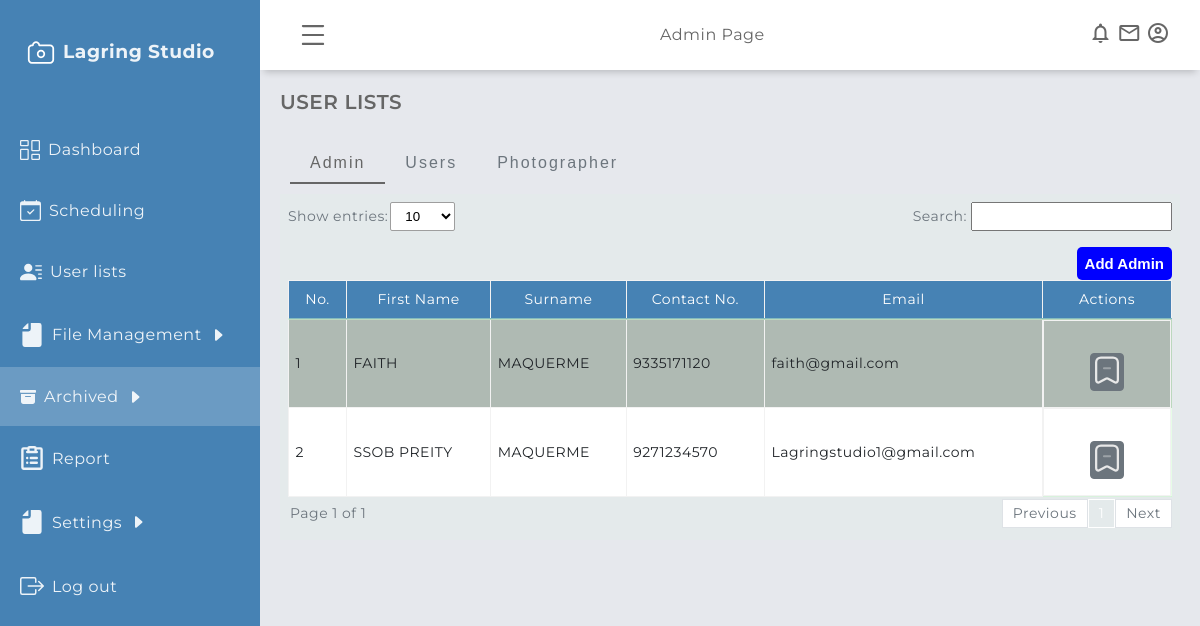
The app's page /admin/archived_user_list.php (signed in), older data.
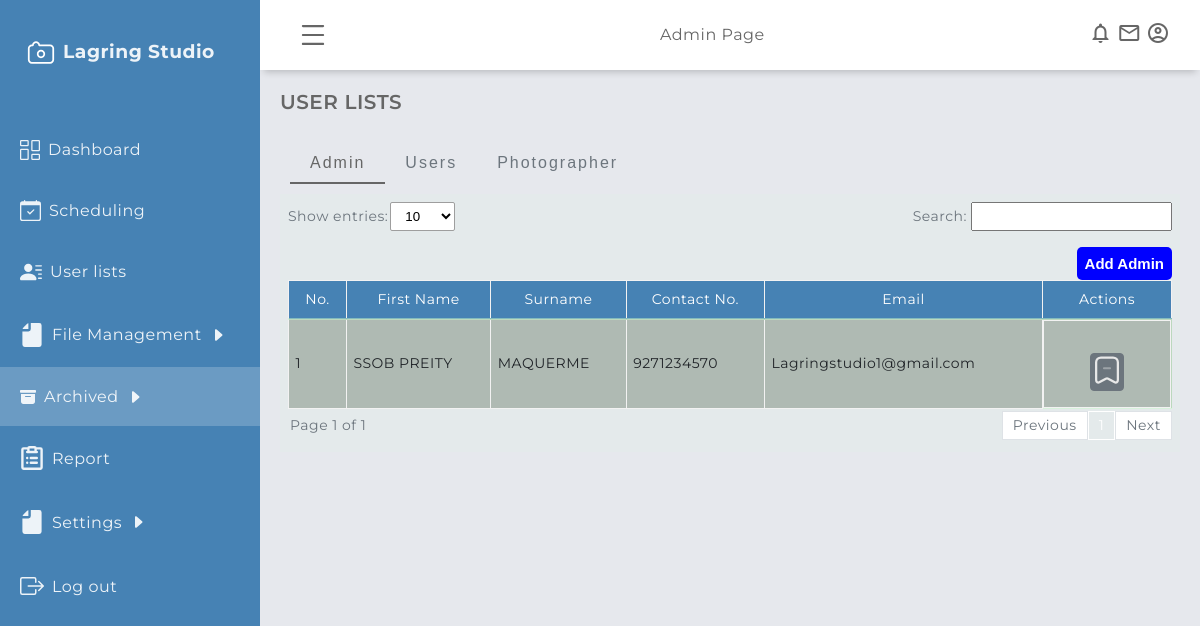
The same page, newer data.
### tables this page shows
CREATE TABLE IF NOT EXISTS `users` (
  `user_id` int NOT NULL AUTO_INCREMENT,
  `firstname` varchar(200) NOT NULL,
  `middlename` varchar(200) NOT NULL,
  `surname` varchar(200) NOT NULL,
  `registration_date` datetime NOT NULL DEFAULT CURRENT_TIMESTAMP,
  `contact` bigint NOT NULL,
  `email` varchar(200) NOT NULL,
  `password` varchar(200) NOT NULL,
  `role` varchar(250) NOT NULL,
  `archived_flag` int NOT NULL,
  PRIMARY KEY (`user_id`)
);

### admin/archived_user_list.php (the view, shortened to what the changed rows need)
<?php include('session.php'); ?>
<!DOCTYPE html>
<html lang="en">
    <head>
        <link rel="stylesheet" href="../assets/admin/css/dashboardcontainer.css" />
        <link rel="stylesheet" href="../assets/global/css/design.css" />
        <link rel="stylesheet" href="../assets/global/css/table.css" />
        <link rel="stylesheet" href="../assets/global/css/global.css" />
        <link rel="stylesheet" href="../assets/admin/css/services.css" />
    </head>
    <body>
        <div class="grid-container">
            <main class="main-container">
                <div class="container bg-dirty py-2 my-0 px-2">
                    <div class= "showAndSearch  text-secondary align-items-center mb-1">
                        <div id="table1" class="table-group-container active">
                            <table id="table1" class="table table-striped table-bordered w-100">
                                <thead>
                                    <tr>
                                        <th>No.</th>
                                        <th>First Name</th>
                                        <th>Surname</th>
                                        <th>Contact No.</th>
                                        <th>Email</th>
                                        <th>Actions</th>
                                    </tr>
                                </thead>
                                <tbody>
                                <?php
                                    $i = 1;
                                    $sql = mysqli_query($connection, "SELECT * FROM users WHERE role = 'ADMIN' AND archived_flag = 0 ORDER BY firstname ASC") or die(mysqli_error($connection));
                                    if (mysqli_num_rows($sql) > 0) {
                                    while ($row = mysqli_fetch_array($sql)) {
                                        $id = $row['user_id'];
                                        $fname = $row['firstname'];
                                        $lname = $row['surname'];
                                        $contact = $row['contact'];
                                        $email = $row['email'];
                                    ?>
                                    <tr>
                                        <td><?php echo $i++ ?></td>
                                        <td><?php echo strtoupper($fname);?></td>
                                        <td><?php echo strtoupper($lname);?></td>
                                        <td><?php echo $contact; ?></td>
                                        <td><?php echo $email; ?></td>
                                        <td class="justify-space-evenly">
                                            <a
                                                href="#"
                                                rel="tooltip"
                                                title="archive"
                                                class="modal-trigger"
                                                data-modal-id="<?php echo 'unarchive_admin' . $id;?>">
                                                    <button class="m-0 btn btn-secondary" style="padding:1px;">
                                                    </button>
                                            </a>
                                        </td>
                                    </tr>
                                    <?php
                                        include('user_account_modals/unarchived_admin.php');
                                    }}
                                    else {echo '<tr><td colspan="7" style="text-align: center;">No records found.</td></tr>';}
                                ?>
                                </tbody>
                            </table>
                        </div>
                    </div>
                </div>
            </main>
        </div>
    </body>
</html>

Row changes from the older to the newer data that the page shows:
no longer on this page (row edited): users: firstname "FAITH", surname "MAQUERME", contact "9335171120", email "faith@gmail.com"
